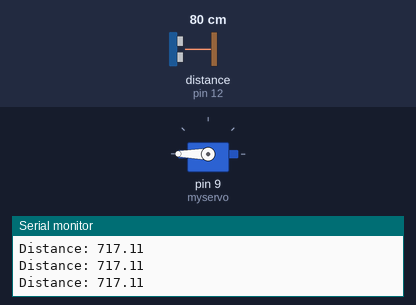
The sketch below on a simulated Arduino Uno, built with avr-gcc and run on an emulated ATmega328P. Shown: servo, the last lines printed to the serial monitor. Wiring (inferred from the names in the program): ultrasonic range finder: trigger pin 11; echo pin 12. Inputs (shaded band) come from the test bench; at power-on: distance to the obstacle (sensor on pin 12) 80 cm. The echo pulse lasts 58.3 µs per cm.

Above: at 1.2 s.
1.3 s: distance to the obstacle (sensor on pin 12) set to 2 cm
At 2.8 s:
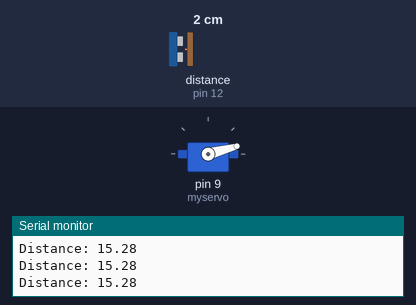
4.3 s: distance to the obstacle (sensor on pin 12) set to 18 cm
At 5.5 s:
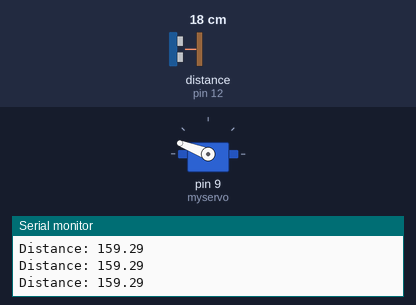
5.8 s: distance to the obstacle (sensor on pin 12) set to 4 cm
At 7.0 s:
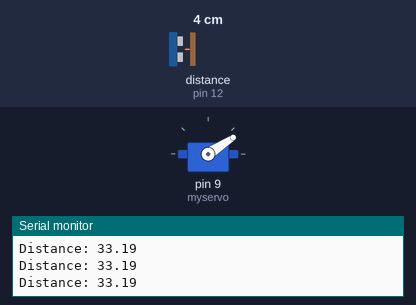
7.3 s: distance to the obstacle (sensor on pin 12) set to 9 cm
At 7.8 s:
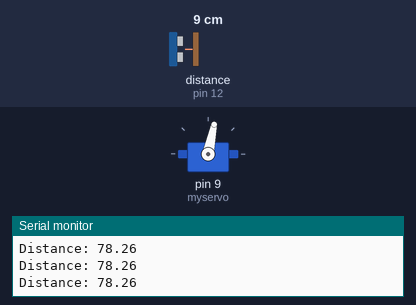
8.8 s: distance to the obstacle (sensor on pin 12) set to 60 cm
At 9.1 s:
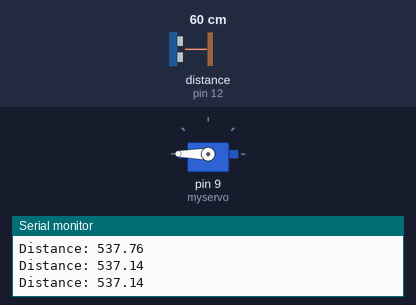
11.8 s: distance to the obstacle (sensor on pin 12) set to 9 cm
Timing chart, 0 to 14.8 s (numbered marks = the images above; inputs shaded):
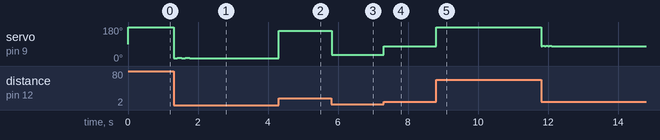

The sketch:

sensor_w_servo.ino
```cpp
#include <Servo.h>

Servo myservo;

const int trigPin = 11;
const int echoPin = 12;

int pos = 0;

float duration, distance;

void setup() {
  pinMode(trigPin, OUTPUT);
  pinMode(echoPin, INPUT);
  Serial.begin(9600);

  myservo.attach(9);
}

void loop() {
  digitalWrite(trigPin, LOW);
  delayMicroseconds(2);
  digitalWrite(trigPin, HIGH);
  delayMicroseconds(10);
  digitalWrite(trigPin, LOW);

  duration = pulseIn(echoPin, HIGH);
  distance = (duration*.0343)/2 * 9;
  Serial.print("Distance: ");
  Serial.println(distance);

  if(distance > 180) {
    distance = 180;
  }

  myservo.write(distance);

  delay(15);

//  for (pos = 0; pos <= 180; pos += 1) {
//    myservo.write(pos);
//    delay(15);
//  }
//  for (pos = 180; pos >= 0; pos -= 1) {
//    myservo.write(pos);
//    delay(15);
//  }
}
```

Measured:
- after the input at 1.3 s, servo on pin 9 (myservo): alternates 18° for 0.13 s and 15° for 0.10 s, 5 changes in all, then stays 15°, starting at once
- after the input at 4.3 s, servo on pin 9 (myservo): 15° → 159° at once
- after the input at 5.8 s, servo on pin 9 (myservo): 159° → 33° at once
- after the input at 7.3 s, servo on pin 9 (myservo): 33° → 78° at once
- after the input at 8.8 s, servo on pin 9 (myservo): 78° → 180° at once
